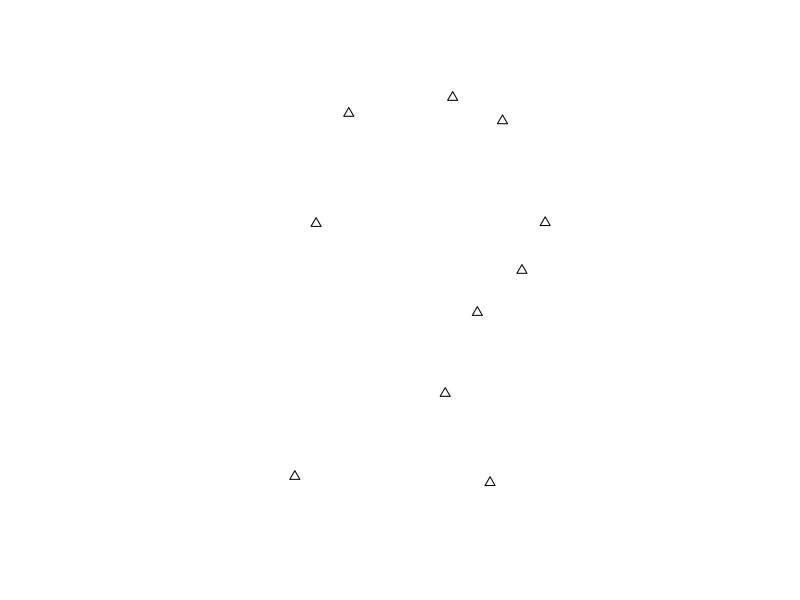
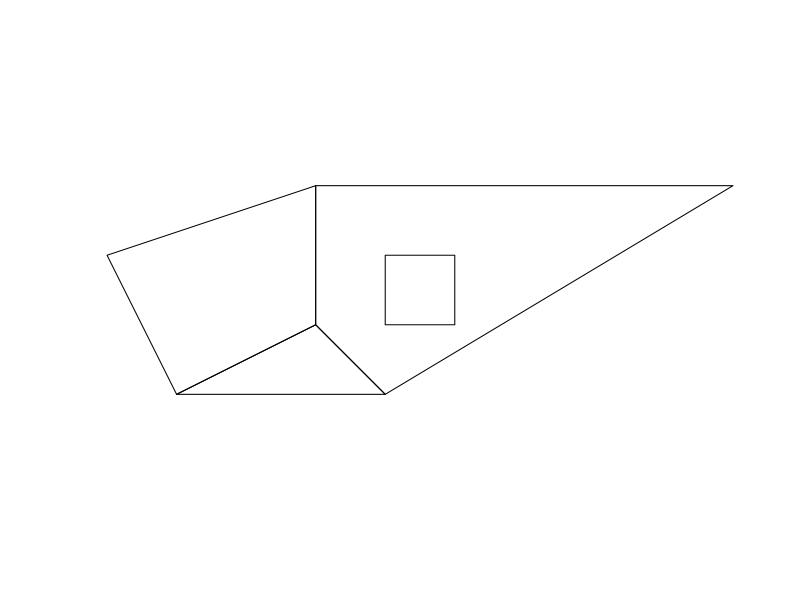
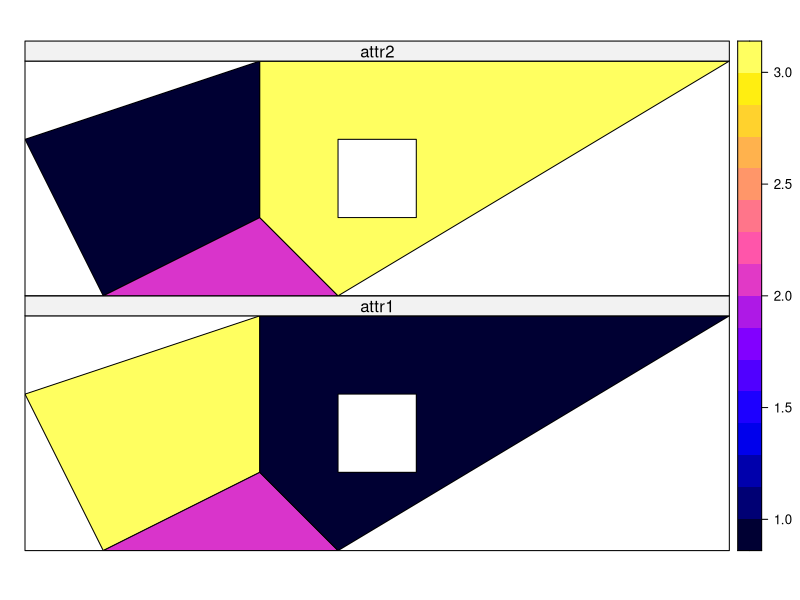

R code for these plots, in order:
## ---- chunk 1
library(knitr)
#library(rmdformats)

## libraries needed for R code examples
library(sp)

## Global options
options(max.print="75")
opts_chunk$set(echo=TRUE,
	             cache=TRUE,
               prompt=FALSE,
               tidy=TRUE,
               comment=NA,
               message=FALSE,
               warning=FALSE)
opts_knit$set(width=75)

## ---- chunk 2
random.coordinates <- matrix(runif(20), ncol=2) # a matrix with some arbitrary points as coordinates..
xy.sp <- SpatialPoints(random.coordinates) # ..converted into a spatial object
plot(xy.sp, pch = 2)
## ---- chunk 3
coordinates(xy.sp)
bbox(xy.sp)
summary(xy.sp)
## ---- chunk 4
str(xy.sp)
## ---- chunk 5
summary(xy.sp)
## ---- chunk 6
df <- data.frame(attr1 = LETTERS[1:10], attr2 = c(10:1))
## ---- chunk 7
xy.spdf <- SpatialPointsDataFrame(xy.sp, df)
summary(xy.spdf)
## ---- chunk 8
xy.spdf[1:2, ]        # row 1 and 2 only
plot(xy.spdf[which(xy.spdf$attr2>5),])    # select if attr2 > 5
## ---- chunk 9
# create polyon objects from coordinates. 
# Each object is a single geometric polygon defined by a bounding line. 
Sr1 <-  Polygon(cbind(c(2,4,4,1,2),c(2,3,5,4,2)))
Sr2 <-  Polygon(cbind(c(5,4,2,5),c(2,3,2,2)))
Sr3 <-  Polygon(cbind(c(4,4,5,10,4),c(5,3,2,5,5)))
Sr4 <-  Polygon(cbind(c(5,6,6,5,5),c(4,4,3,3,4)), hole = TRUE)

# create lists of polygon objects from polygon objects and unique ID
# A `Polygons` is like a single observation. 
Srs1 <-  Polygons(list(Sr1), "s1")
Srs2 <-  Polygons(list(Sr2), "s2")
Srs3 <-  Polygons(list(Sr3, Sr4), "s3/4")

# create spatial polygons object from lists
# A SpatialPolygons is like a shapefile or layer. 
SpP <-  SpatialPolygons(list(Srs1,Srs2,Srs3), 1:3)
plot(SpP)
## ---- chunk 10
attr <- data.frame(attr1=1:3, attr2=3:1, row.names=c("s3/4", "s2", "s1"))
## ---- chunk 11
attr <- data.frame(attr1=1:3, attr2=3:1, row.names=c("s3/4", "s2", "s1"))
SrDf <- SpatialPolygonsDataFrame(SpP, attr)
spplot(SrDf)
## ---- chunk 12
str(SrDf)
## ---- chunk 13
SrDf@bbox
## ---- chunk 14
SrDf@data
